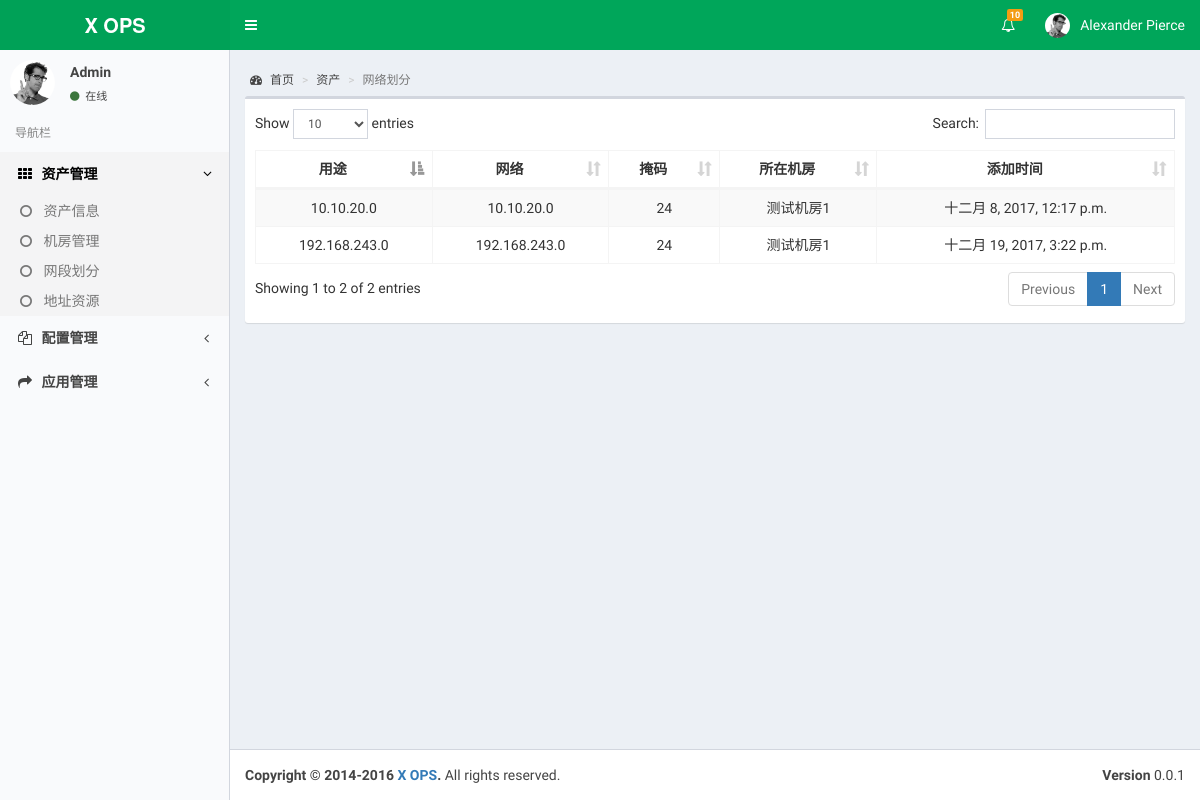
Page /network on the earlier database version.
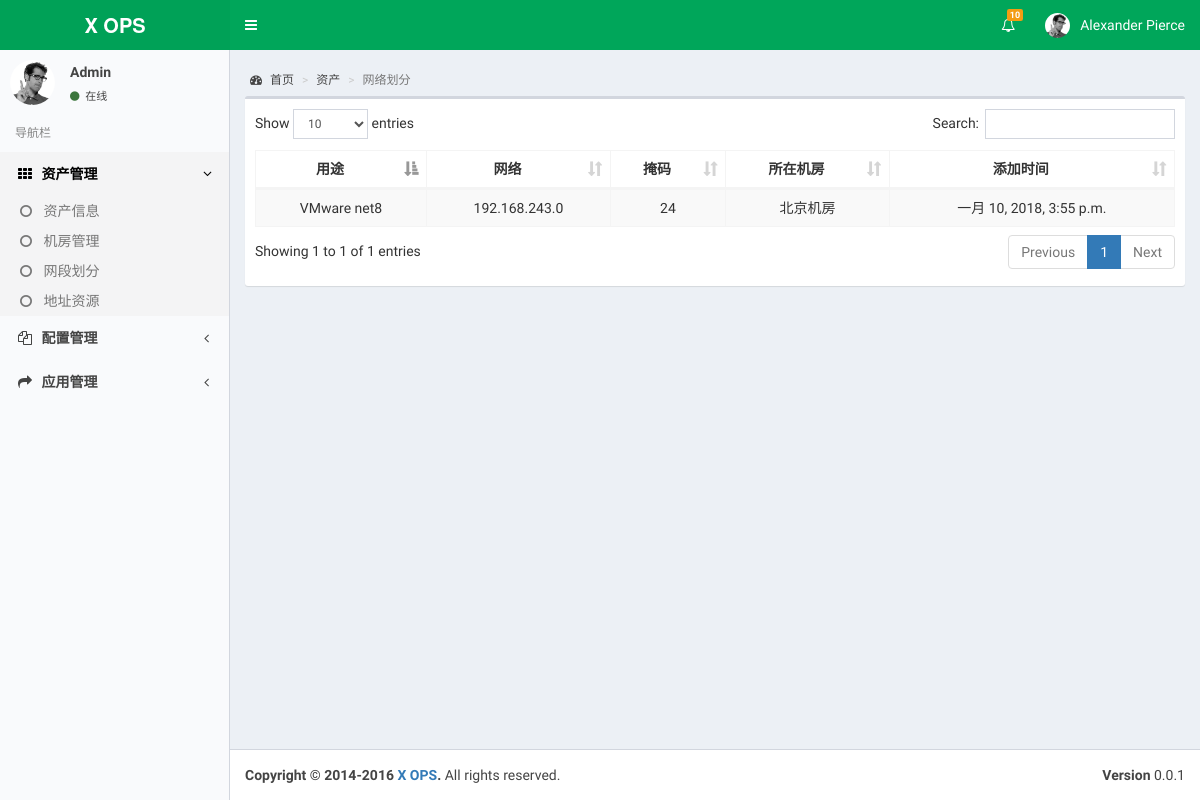
Same page on the later database version.
### cmdb/models.py (models this page shows, shortened)
class Network(models.Model):
    usage = models.CharField('用途', max_length=100)
    subnet = models.CharField('子网', max_length=20)
    netmask = models.PositiveSmallIntegerField('网络掩码')
    idc = models.ForeignKey(Idc)
    date = models.DateTimeField('添加时间', auto_now=True)
    class Meta:
        verbose_name = '网络'
        verbose_name_plural = verbose_name
    def __unicode__(self):
        return "%s/%d" % (self.subnet, self.netmask)
    __str__ = __unicode__

class Idc(models.Model):
    name = models.CharField('机房名称', max_length=100)
    address = models.CharField('机房地址', max_length=200)
    contact_name = models.CharField('联系人姓名', max_length=20)
    contact_phone = models.PositiveIntegerField('联系人电话')
    class Meta:
        verbose_name = '机房'
        verbose_name_plural = verbose_name
    def __unicode__(self):
        return self.name
    __str__ = __unicode__

### cmdb/views.py (the view)
# urls.py: url(r'^network$', views.NetworkListView.as_view(), name='network'),
class NetworkListView(ListView):
    model = models.Network
    context_object_name = 'networks'
    template_name = 'cmdb/network.html'

### cmdb/templates/cmdb/network.html (shortened to what this page needs)
{% extends 'base.html' %}
{% block custom_css %}
<link rel="stylesheet" href="/static/css/dataTables.bootstrap.min.css">
{% endblock %}
{% block content %}
  <div class="content-wrapper">
    <section class="content-header">
      <ol class="breadcrumb">
        <li><a href="{% url 'cmdb:index' %}"><i class="fa fa-dashboard"></i> 首页</a></li>
        <li><a href="{% url 'cmdb:asset' %}">资产</a></li>
        <li class="active">网络划分</li>
      </ol>
    </section>
    <section class="content">
      <div class="row">
        <div class="col-xs-12">
        <div class="box">
            <div class="box-body">
                <table id="address-table" class="table table-bordered table-striped">
                    <thead>
                    <tr>
                      <th class="text-center">用途</th>
                      <th class="text-center">网络</th>
                      <th class="text-center">掩码</th>
                      <th class="text-center">所在机房</th>
                      <th class="text-center">添加时间</th>
                    </tr>
                    </thead>
                    <tbody>
                    {% for network in networks %}
                      <tr class="text-center">
                        <td>{{ network.usage }}</td>
                        <td>{{ network.subnet }}</td>
                        <td>{{ network.netmask }}</td>
                        <td>{{ network.idc }}</td>
                        <td>{{ network.date }}</td>
                      </tr>
                    {% endfor %}
                    </tbody>
                  </table>
            </div>
          </div>
        </div>
        </div>
    </section>
  </div>
{% endblock %}

### templates/base.html (shortened to what this page needs)
<!DOCTYPE html>
<html>
<head>
  <link rel="stylesheet" href="/static/css/bootstrap.min.css">
  <link rel="stylesheet" href="/static/css/font-awesome.min.css">
  <link rel="stylesheet" href="/static/css/ionicons.min.css">
  <link rel="stylesheet" href="/static/css/skin-green-light.css">
  <link rel="stylesheet" href="/static/css/morris.css">
  <link rel="stylesheet" href="/static/css/jquery-jvectormap.css">
  <link rel="stylesheet" href="/static/css/bootstrap-datepicker.min.css">
  <link rel="stylesheet" href="/static/css/daterangepicker.css">
  <link rel="stylesheet" href="/static/css/bootstrap3-wysihtml5.min.css">
  {% block custom_css %}
  {% endblock %}
  <link rel="stylesheet" href="/static/css/AdminLTE.min.css">
</head>
<body class="hold-transition skin-green-light sidebar-mini">
<div class="wrapper">
  <header class="main-header">
    <a href="{% url 'cmdb:index' %}" class="logo">
        <span class="logo-lg"><b>X OPS</b></span>
    </a>
    <nav class="navbar navbar-static-top">
      <a href="#" class="sidebar-toggle" data-toggle="push-menu" role="button">
      </a>
      <div class="navbar-custom-menu">
        <ul class="nav navbar-nav">
          <li class="dropdown notifications-menu">
            <a href="#" class="dropdown-toggle" data-toggle="dropdown">
              <i class="fa fa-bell-o"></i>
              <span class="label label-warning">10</span>
            </a>
          </li>
          <li class="dropdown user user-menu">
            <a href="#" class="dropdown-toggle" data-toggle="dropdown">
              <img src="/static/img/user2-160x160.jpg" class="user-image" alt="User Image">
              <span class="hidden-xs">Alexander Pierce</span>
            </a>
          </li>
        </ul>
      </div>
    </nav>
  </header>
  <aside class="main-sidebar">
    <section class="sidebar">
      <div class="user-panel">
        <div class="pull-left image">
          <img src="/static/img/user2-160x160.jpg" class="img-circle" alt="User Image">
        </div>
        <div class="pull-left info">
          <p>Admin</p>
          <a href="#"><i class="fa fa-circle text-success"></i> 在线</a>
        </div>
      </div>
      <ul class="sidebar-menu" data-widget="tree">
        <li class="header">导航栏</li>
        <li class="active treeview">
          <a href="#">
            <i class="fa fa-th"></i> <span>资产管理</span>
            <span class="pull-right-container">
              <i class="fa fa-angle-left pull-right"></i>
            </span>
          </a>
          <ul class="treeview-menu">
            <li><a href="{% url 'cmdb:asset' %}"><i class="fa fa-circle-o"></i> 资产信息</a></li>
            <li><a href="{% url 'cmdb:idc' %}"><i class="fa fa-circle-o"></i> 机房管理</a></li>
            <li><a href="{% url 'cmdb:network' %}"><i class="fa fa-circle-o"></i> 网段划分</a></li>
            <li><a href="{% url 'cmdb:address' %}"><i class="fa fa-circle-o"></i> 地址资源</a></li>
          </ul>
        </li>
        <li class="treeview">
          <a href="#">
            <i class="fa fa-files-o"></i>
            <span>配置管理</span>
            <span class="pull-right-container">
              <span class="fa fa-angle-left pull-right"></span>
            </span>
          </a>
        </li>
        <li class="treeview">
          <a href="#">
            <i class="fa fa-share"></i> <span>应用管理</span>
            <span class="pull-right-container">
              <span class="fa fa-angle-left pull-right"></span>
            </span>
          </a>
        </li>
      </ul>
    </section>
  </aside>
  {% block content %}
  {% endblock %}
  <footer class="main-footer">
    <div class="pull-right hidden-xs">
      <b>Version</b> 0.0.1
    </div>
    <strong>Copyright &copy; 2014-2016 <a href="#">X OPS</a>.</strong> All rights
    reserved.
  </footer>
</div>
</body>
</html>

### static/css/skin-green-light.css (style rules this page uses)
.skin-green-light .main-header .navbar { background-color: #00a65a; }
.skin-green-light .main-header .navbar .nav > li > a { color: #ffffff; }
.skin-green-light .main-header .navbar .sidebar-toggle { color: #ffffff; }
.skin-green-light .main-header .navbar .sidebar-toggle { color: #fff; }
.skin-green-light .main-header .logo { background-color: #00a65a; color: #ffffff; border-bottom: 0 solid transparent; }
.skin-green-light .content-header { background: transparent; }
.skin-green-light .wrapper, .skin-green-light .main-sidebar, .skin-green-light .left-side { background-color: #f9fafc; }
.skin-green-light .main-sidebar { border-right: 1px solid #d2d6de; }
.skin-green-light .user-panel > .info, .skin-green-light .user-panel > .info > a { color: #444444; }
.skin-green-light .sidebar-menu > li { -webkit-transition: border-left-color 0.3s ease; -o-transition: border-left-color 0.3s ease; transition: border-left-color 0.3s ease; }
.skin-green-light .sidebar-menu > li.header { color: #848484; background: #f9fafc; }
.skin-green-light .sidebar-menu > li > a { border-left: 3px solid transparent; font-weight: 600; }
.skin-green-light .sidebar-menu > li:hover > a, .skin-green-light .sidebar-menu > li.active > a { color: #000000; background: #f4f4f5; }
.skin-green-light .sidebar-menu > li.active { border-left-color: #00a65a; }
.skin-green-light .sidebar-menu > li.active > a { font-weight: 600; }
.skin-green-light .sidebar-menu > li > .treeview-menu { background: #f4f4f5; }
.skin-green-light .sidebar a { color: #444444; }
.skin-green-light .sidebar-menu .treeview-menu > li > a { color: #777777; }

Differences in the rows shown:
removed Network: usage "10.10.20.0", subnet "10.10.20.0", netmask "24", idc "测试机房1", date "十二月 8, 2017, 12:17 p.m."
removed Network: usage "192.168.243.0", subnet "192.168.243.0", netmask "24", idc "测试机房1", date "十二月 19, 2017, 3:22 p.m."
added Network: usage "VMware net8", subnet "192.168.243.0", netmask "24", idc "北京机房", date "一月 10, 2018, 3:55 p.m."
Other differences:
text written by a page script: "Show entries Search: Showing 1 to 2 of 2 entries Previous 1 Next" → "Show entries Search: Showing 1 to 1 of 1 entries Previous 1 Next"
